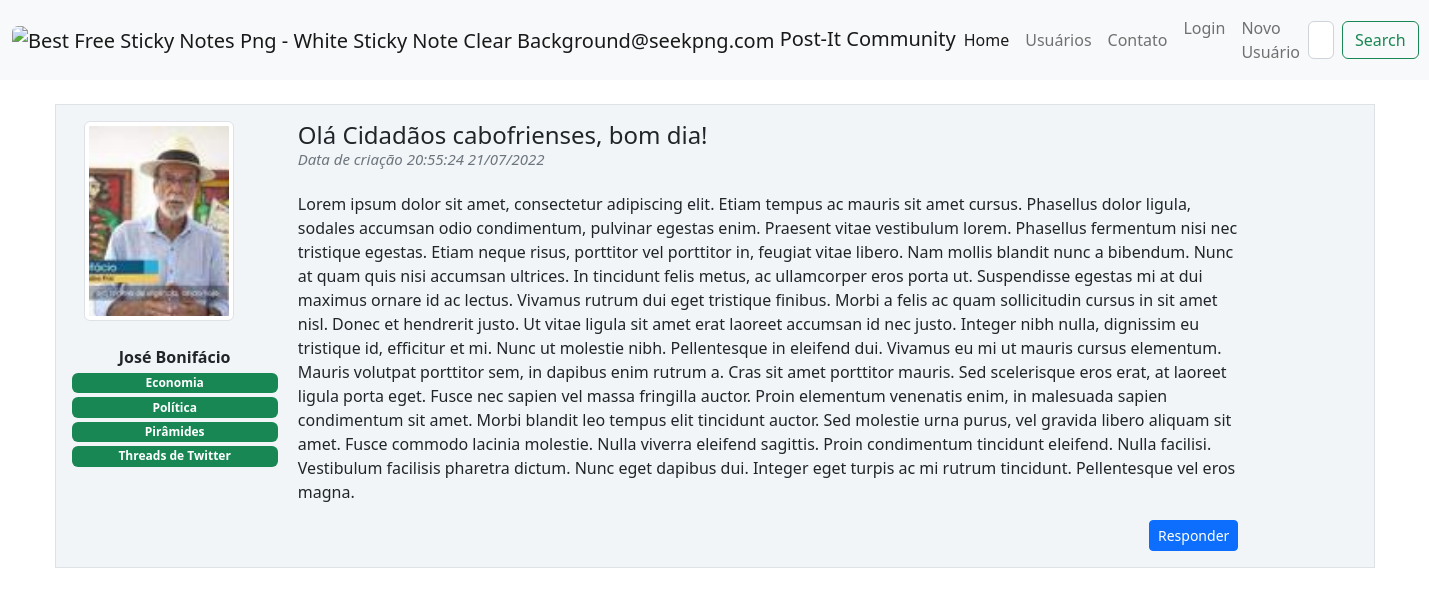
Screenshot of /post/2 with the database file from the repository.
### post_it/models.py (models this page shows)
class Usuario(database.Model, UserMixin):
    id = database.Column(database.Integer, primary_key=True)
    username = database.Column(database.String, nullable=False)
    senha = database.Column(database.String, nullable=False)
    email = database.Column(database.String, nullable=False, unique=True)
    foto_perfil = database.Column(database.String, default='default.png')
    posts = database.relationship('Post', backref='author', lazy=True)
    interesses = database.Column(database.String, nullable=False, default='Não informado')

class Post(database.Model):
    id = database.Column(database.Integer, primary_key=True)
    titulo = database.Column(database.String, nullable=False)
    corpo = database.Column(database.Text, nullable=False)
    data_criacao = database.Column(database.DateTime, nullable=False, default=datetime.utcnow())
    id_usuario = database.Column(database.Integer, database.ForeignKey('usuario.id'), nullable=False)
    resposta = database.relationship('Resposta', backref='post', lazy=True)

### post_it/routes.py (the view)
@login_required
@app.route('/post/<post_id>', methods=['GET', 'POST'])
def exibir_post(post_id):
    post = Post.query.get(post_id)
    if current_user == post.author:
        form = True
    else:
        form = None
    return render_template('post.html', post=post, form=form)

### post_it/templates/post.html (shortened to what this page needs)
{% extends 'base.html'%}
{% block body%}
<div class="container">
    <div class = "row border mt-4 p-3 meupost">
        <div class = "col col-2 text-center">
            <div class="image pe-2">
               <img src="{{ url_for('static', filename='fotos_perfil/{}'.format(post.author.foto_perfil))}}" alt="{{ url_for('static', filename='fotos_perfil/{}'.format('default.png'))}}" class="box-foto-post img-thumbnail rounded"  >
                <br></b><strong>{{ post.author.username}}</strong><br>
                <div class="row justify-content-center">
                {% for interesse in post.author.interesses.split(';') %}
                    <span class="badge bg-success mt-1">{{ interesse }}</span>
                {% endfor %}
                </div>
            </div>
        </div>
        <div class = "col col-9">
            <h4>{{post.titulo}}
                <small class="text-muted d-flex align-items-start" style="font-size: 15px">
                    <p class="fst-italic">Data de criação {{post.data_criacao.strftime('%H:%M:%S %d/%m/%Y')}}</p>
                </small>
            </h4>
            <p class="justify-content-center">{{ post.corpo }}</p>
            <div class="d-grid gap-2 d-md-flex justify-content-md-end">
                  <a href="{{ url_for('resposta_post', post_id=post.id) }}"><button class="btn btn-primary btn-sm" type="button">Responder</button></a>
            </div>
        </div>
    </div>
</div>
{% endblock%}

### post_it/static/main.css (style rules this page uses)
.meupost { background: #f2f5f8 !important; }
.box-foto-post { max-width:100%; width: 150px; height: 200px; object-fit: cover; display: block; }

### rows the page displays
Usuario: foto_perfil (picture), author.username "José Bonifácio"
Post: titulo "Olá Cidadãos cabofrienses, bom dia!", data_criacao "20:55:24 21/07/2022", corpo "Lorem ipsum dolor sit amet, consectetur adipiscing elit. Etiam tempus ac mauris sit amet cursus. Phasellus dolor ligula, sodales accumsan odio condimentum, pulvinar egestas enim. Praesent vitae vestibulum lorem. Phasellus fermentum nisi nec tristique egestas. Etiam neque risus, porttitor vel porttitor in, feugiat vitae libero. Nam mollis blandit nunc a bibendum. Nunc at quam quis nisi accumsan ultrices. In tincidunt felis metus, ac ullamcorper eros porta ut. Suspendisse egestas mi at dui maximus ornare id ac lectus. Vivamus rutrum dui eget tristique finibus. Morbi a felis ac quam sollicitudin cursus in sit amet nisl. Donec et hendrerit justo. Ut vitae ligula sit amet erat laoreet accumsan…"

### other values shown
{{ interesse }} "Economia" "Política" "Pirâmides" "Threads de Twitter"
